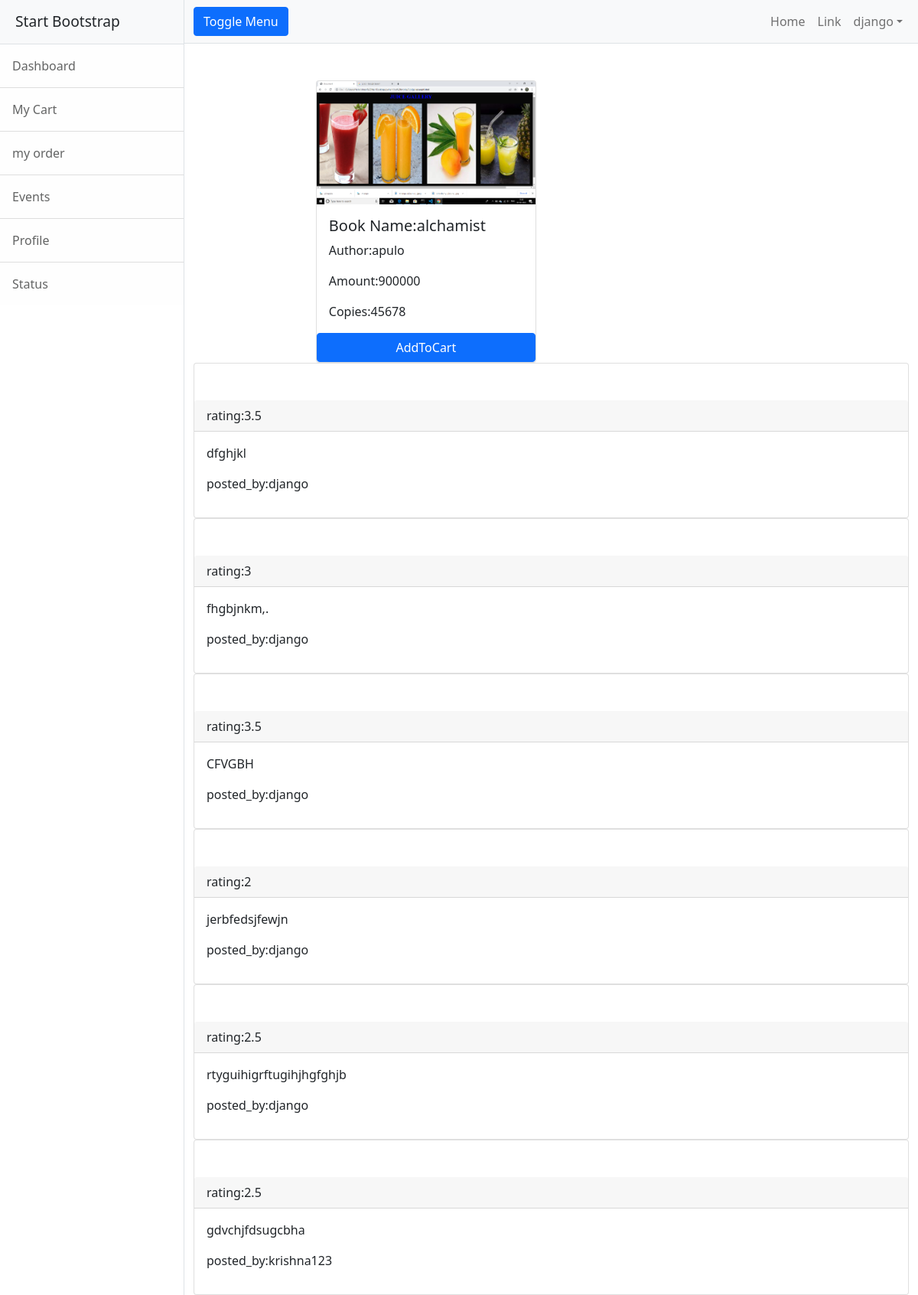
The page /customer/accounts/views/detailview/4 (signed in) on the database its author committed.
### bookadd/models.py (models this page shows, shortened)
class Books(models.Model):
    book_name=models.CharField(max_length=120,unique=True)
    author=models.CharField(max_length=120)
    amount=models.PositiveBigIntegerField()
    copies=models.PositiveBigIntegerField()
    image=models.ImageField(upload_to="images",null=True)
    @property
    def m_reviews(self):
        return self.products.all()

### customer/models.py (models this page shows)
class Reviews(models.Model):
    comment=models.CharField(max_length=200)
    posted_by=models.ForeignKey(User,on_delete=models.CASCADE)
    product=models.ForeignKey(Books,on_delete=models.CASCADE,related_name="products")
    options=[
        ("2","2"),("2.5","2.5"),("3","3"),("3.5","3.5"),("4","4"),("4.5","4.5"),("5","5")
    ]
    rating=models.CharField(max_length=20,choices=options)

### customer/views.py (the view)
# urls.py: path("accounts/views/detailview/<int:id>",views.DetailallViews.as_view(),name="detailview")
class DetailallViews(DetailView):
    model = Books
    template_name = "detail_view.html"
    context_object_name = "book"
    pk_url_kwarg = "id"
    """def get_context_data(self, **kwargs):
        context=super().get_context_data(**kwargs)
        book=self.get_object()
        reviews=book.products.all()
        context["reviews"]=reviews
        return context"""

### customer/templates/detail_view.html
{%extends 'cbase.html'%}
{%block body_block%}
<div class="row mt-5">
    <div class="col-2"></div>
    <div class="col-8">
        <div class="card" style="width: 18rem;">
            <img src="{{book.image.url}}" class="card-img-top" alt="...">
            <div class="card-body">
                <h5 class="card-title">Book Name:{{book.book_name}}</h5>
                <p class="card-text">Author:{{book.author}}</p>
                <p class="card-text">Amount:{{book.amount}}</p>
                <p class="card-text">Copies:{{book.copies}}</p>
            </div>
            <a href="{%url 'addtocart' book.id%}" class="btn btn-primary">AddToCart</a>
        </div>
    </div>
</div>
{%for review in book.m_reviews%}
<div class="card">
  <div class="card-header mt-5">
    rating:{{review.rating}}
  </div>
  <div class="card-body">
    <p class="card-text">{{review.comment}}</p>
    <p>posted_by:{{review.posted_by}}</p>
  </div>
</div>
{%endfor%}
{%endblock%}

### customer/templates/cbase.html (shortened to what this page needs)
<!DOCTYPE html>
{%load static%}
<html lang="en">
    <head>
        <link href="{%static 'css/styles.css'%}" rel="stylesheet" />
<link href="https://cdn.jsdelivr.net/npm/bootstrap@5.1.3/dist/css/bootstrap.min.css" rel="stylesheet">
    </head>
    <body>
        <div class="d-flex" id="wrapper">
            <div class="border-end bg-white" id="sidebar-wrapper">
                <div class="sidebar-heading border-bottom bg-light">Start Bootstrap</div>
                <div class="list-group list-group-flush">
                    <a class="list-group-item list-group-item-action list-group-item-light p-3" href="#!">Dashboard</a>
                    <a class="list-group-item list-group-item-action list-group-item-light p-3" href="{%url 'viewmycart'%}">My Cart</a>
                    <a class="list-group-item list-group-item-action list-group-item-light p-3" href="{%url 'listorders'%}">my order</a>
                    <a class="list-group-item list-group-item-action list-group-item-light p-3" href="#!">Events</a>
                    <a class="list-group-item list-group-item-action list-group-item-light p-3" href="#!">Profile</a>
                    <a class="list-group-item list-group-item-action list-group-item-light p-3" href="#!">Status</a>
                </div>
            </div>
            <div id="page-content-wrapper">
                <nav class="navbar navbar-expand-lg navbar-light bg-light border-bottom">
                    <div class="container-fluid">
                        <button class="btn btn-primary" id="sidebarToggle">Toggle Menu</button>
                        <div class="collapse navbar-collapse" id="navbarSupportedContent">
                            <ul class="navbar-nav ms-auto mt-2 mt-lg-0">
                                <li class="nav-item active"><a class="nav-link" href="#!">Home</a></li>
                                <li class="nav-item"><a class="nav-link" href="#!">Link</a></li>
                                <li class="nav-item dropdown">
                                    <a class="nav-link dropdown-toggle" id="navbarDropdown" href="#" role="button" data-bs-toggle="dropdown" aria-haspopup="true" aria-expanded="false">{{request.user}}</a>
                                </li>
                            </ul>
                        </div>
                    </div>
                </nav>
                <div class="container-fluid">
                    {%block body_block %}
                    {%endblock%}
                </div>
            </div>
        </div>
    </body>
</html>

### rows shown on the page
Books: image (picture), book_name "alchamist", author "apulo", amount "900000", copies "45678"
Reviews: rating "3.5", comment "dfghjkl", posted_by "django"
Reviews: rating "3", comment "fhgbjnkm,.", posted_by "django"
Reviews: rating "3.5", comment "CFVGBH", posted_by "django"
Reviews: rating "2", comment "jerbfedsjfewjn", posted_by "django"
Reviews: rating "2.5", comment "rtyguihigrftugihjhgfghjb", posted_by "django"
Reviews: rating "2.5", comment "gdvchjfdsugcbha", posted_by "krishna123"

### other values the page prints
{{ request.user }} "django"
